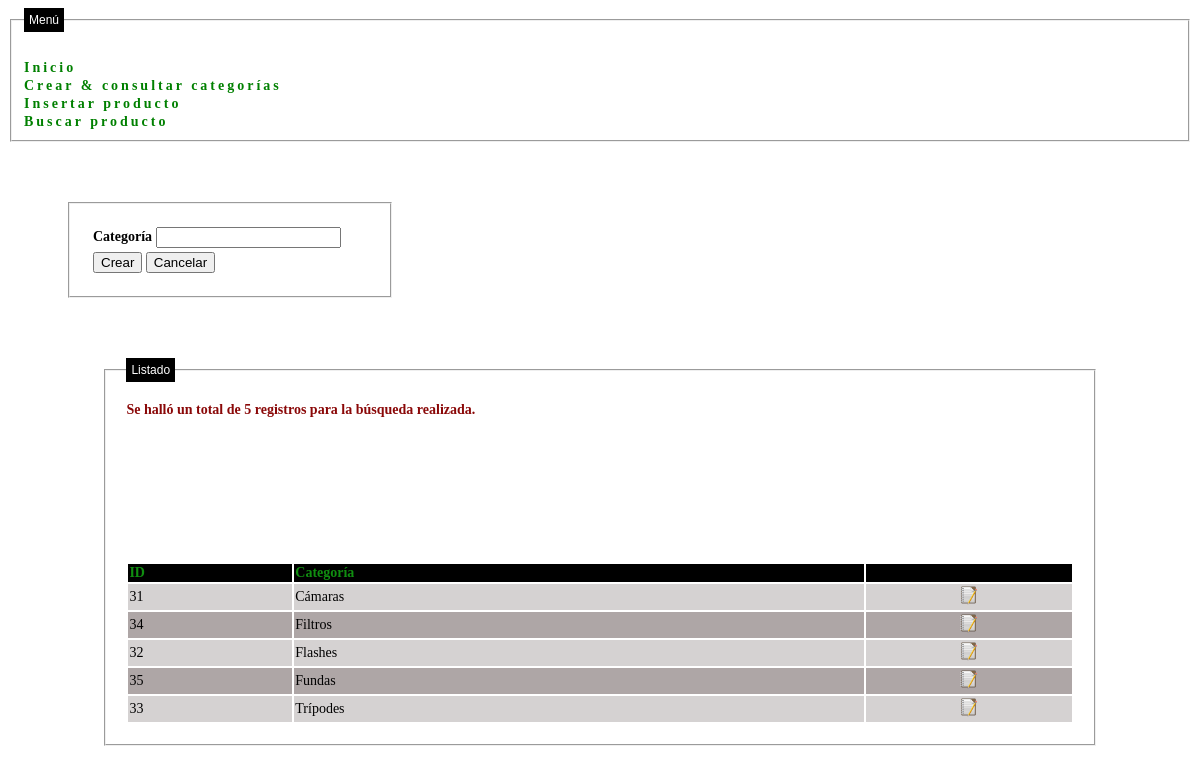
Screenshot of /PHP/FormCatCREAR.php with the database file from the repository.
### tables this page shows
CREATE TABLE IF NOT EXISTS `categorias` (
  `idCat` int(10) unsigned NOT NULL,
  `tipoCat` varchar(50) NOT NULL
);

### PHP/FormCatCREAR.php (the view, shortened to what this page needs)
<!DOCTYPE html>
<html>
<head>
	<link rel="stylesheet" href="../CSS/Estilos.css" />
</head>
<body>
<?php
	include "../Inc/menu.inc";
	include "../Conexion/conexion.php";
?>
<div>
	<fieldset id="frm">
	<form id="Form" action="../PHP/ProcesoCatCREAR.php" method="POST">
	<table id="tablaCatCREAR">
		<tr>
			<th>Categoría</th>
			<td>
				<input id="datoCat" type="text" name="Categ" maxlength="50" title="Máximo 50 caracteres">
			</td>
    </tr>
    <td colspan="2">
   	<input type="button" value="Crear" onclick="CheckFormCat();"/>
    <input type="reset"  value="Cancelar" />
        </td>
	</table>
	</form>
	</fieldset>
	<div id="contenido">
	<fieldset id="dsc">
		<legend>Listado</legend>
		<table id="lst">
		<?php
		if (isset($_GET["ORD"])){
			$orden = $_GET["ORD"];
		} else {
			$orden = "tipoCat";
		}
		$sql = "SELECT * FROM categorias ORDER BY $orden";
		$result = mysql_query($sql,$conexion) or die("Error en: $sql: " . mysql_error());
			$num_regs = mysql_num_rows($result);
		    if ($num_regs==0) {
            echo "<span class='titERR'>No fueron hallados registros para la búsqueda realizada.</span>" ;
        	}else{
            echo "<span class='titERR'>Se halló un total de $num_regs registros para la búsqueda realizada.</span>" ;
        	}
		echo "
			<tr>
				<th>
				<a href='FormCatCREAR.php?ORD=idCat'>	ID
				</th>
				<th>
				<a href='FormCatCREAR.php?ORD=tipoCat'>	Categoría
				</th>
				<th></th>
			</tr>
		     ";
		$fila=1;
		while ($regCat=mysql_fetch_array($result)) {
				$id = utf8_encode($regCat["idCat"]);
				$categoria = utf8_encode($regCat["tipoCat"]);
			$resto = $fila%2;
            if ($resto==0) {
                echo "<tr class='filaPAR'>\n";
            } else {
                echo "<tr class='filaIMP'>\n";
            }
            echo "<td>$id</td></br>";
			echo "<td>$categoria</td></br>";
				echo "<td align='center'><a href='FormCatUPD.php?ID=$id'><img src='../Img/editar.png' width='20' height='20' title='Eliminar registro'></a></br></td>";
			$fila++;
		}
		?>
		</table>
	</fieldset>
	</div>
</body>
</html>

### CSS/Estilos.css (style rules this page uses)
fieldset#dsc { border-top: 50%; height: 100%; width: 80%; margin: 40px auto; font-family: calibri; font-size: 14px; text-align: justify; padding: 20px; }
fieldset#frm { width: 280px; margin: 60px; font-family: calibri; font-size: 14px; text-align: justify; padding: 20px; }
legend { font-family: arial; font-size: 12px; background-color: black; color: white; padding: 5px; }
table#lst { width: 100%; }
table#lst th { background-color: black; color: white; }
.filaIMP { background-color: #D5D2D2; }
.filaPAR { background-color: #AEA6A6; }
.titERR { font-weight: bold; color: #8A0808; }
table#lst a:link { color: #108E10; text-decoration: none; }

### rows the page displays
categorias: idCat "31", tipoCat "Cámaras"
categorias: idCat "34", tipoCat "Filtros"
categorias: idCat "32", tipoCat "Flashes"
categorias: idCat "35", tipoCat "Fundas"
categorias: idCat "33", tipoCat "Trípodes"

### other values shown
$num_regs "5"
